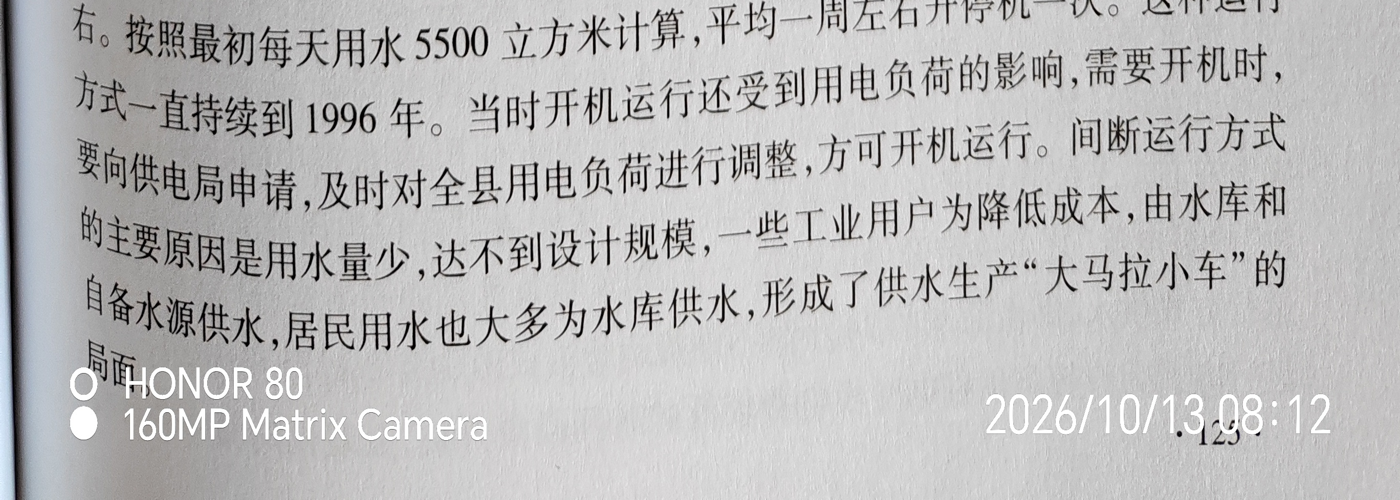
#> input picture tmp/937952e1_bot2.png, 1400 x 500 px, given in place of a9e699fdc58d37f0b9ce8ab66bcdb0e7.jpg, which was not available
$ python a9e.py
#> lines starting #> are read from the running program, lines starting #| are printed output that depends on the picture
from PIL import Image
n='a9e699fdc58d37f0b9ce8ab66bcdb0e7.jpg'; im=Image.open('H:/二阶段/图片/'+n); w,h=im.size; im.crop((0,int(h*.80),w,h)).resize((1400,500)).save('H:/Python工程/提水工程项目/tmp/a9e_bottom.png')
#> further down, im is the input picture: PIL image 1400x500 RGB; mean R, G, B 186.2, 185.7, 186.1
#> after `w, h = im.size`: w = 1400; h = 500
#> after `n = 'a9e699fdc58d37f0b9ce8ab66bcdb0e7.jpg'`:
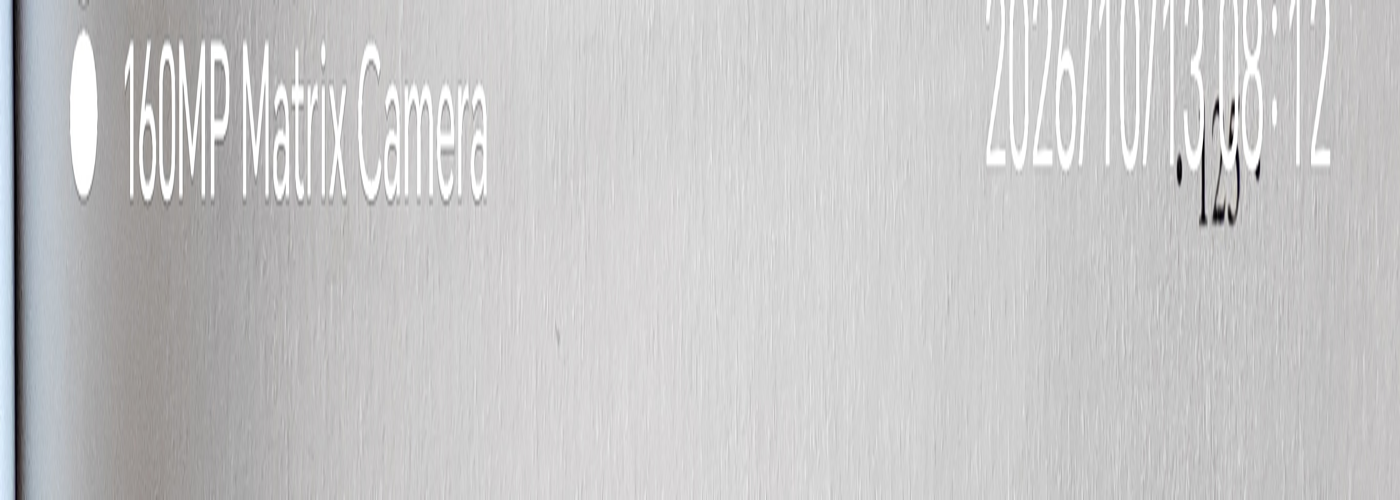
#> saved as a9e_bottom.png: PIL image 1400x500 RGB; mean R, G, B 199.3, 199, 199.5

$ run again, on tmp/937952e1_bottom.png
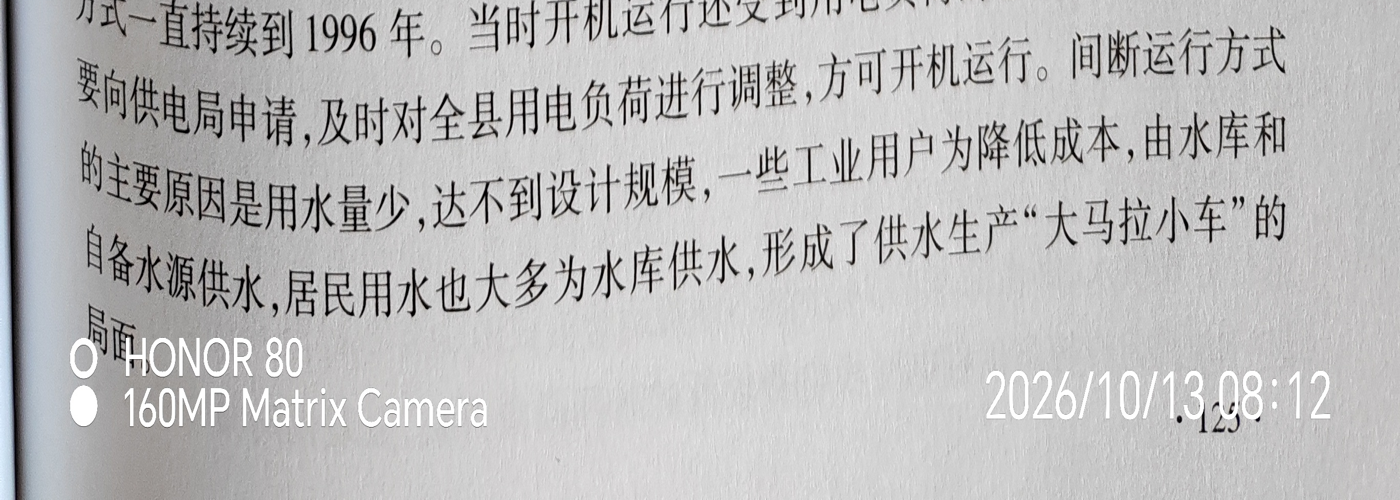
#> input picture tmp/937952e1_bottom.png, 1400 x 500 px, given in place of a9e699fdc58d37f0b9ce8ab66bcdb0e7.jpg, which was not available
#> im is the input picture: PIL image 1400x500 RGB; mean R, G, B 187.6, 187.1, 187.5
#> `n = 'a9e699fdc58d37f0b9ce8ab66bcdb0e7.jpg'`:
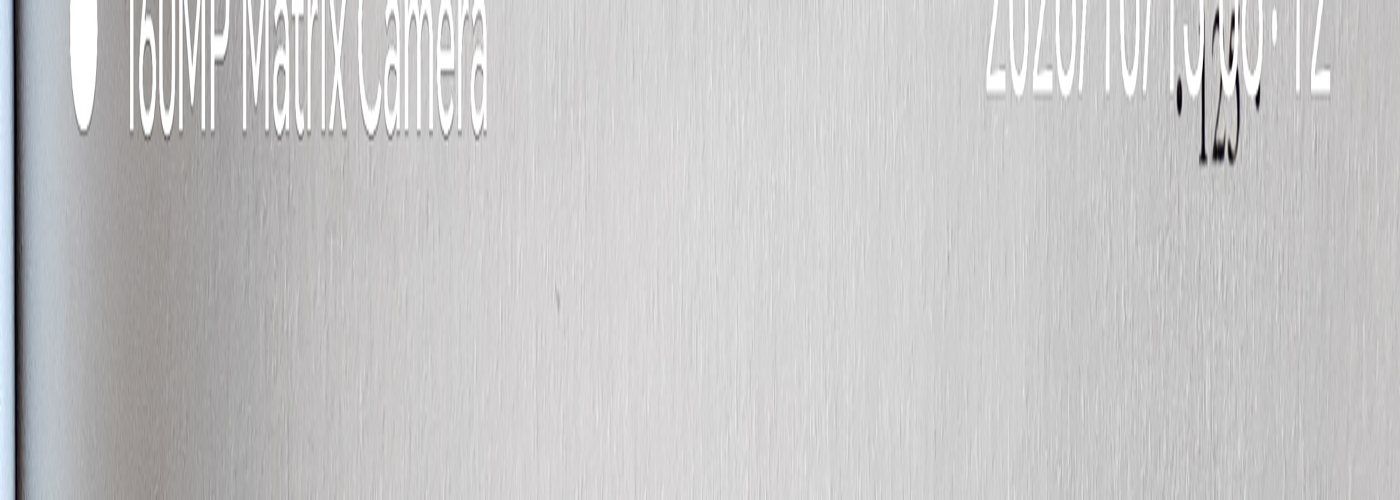
#> saved as a9e_bottom.png: PIL image 1400x500 RGB; mean R, G, B 198.7, 198.3, 198.8
